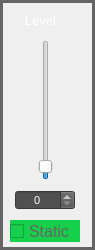
  <widget class="CustomFrame" name="frame_MixerChannelLevel_1">
   <property name="geometry">
    <rect>
     <x>10</x>
     <y>580</y>
     <width>95</width>
     <height>250</height>
    </rect>
   </property>
   <property name="styleSheet">
    <string notr="true">color: rgb(100, 100, 100);</string>
   </property>
   <property name="frameShape">
    <enum>QFrame::Panel</enum>
   </property>
   <property name="frameShadow">
    <enum>QFrame::Plain</enum>
   </property>
   <property name="lineWidth">
    <number>3</number>
   </property>
   <property name="midLineWidth">
    <number>1</number>
   </property>
   <widget class="QCheckBox" name="checkBox_MixerChanStaticLevel_1">
    <property name="geometry">
     <rect>
      <x>10</x>
      <y>220</y>
      <width>70</width>
      <height>22</height>
     </rect>
    </property>
    <property name="font">
     <font>
      <pointsize>12</pointsize>
     </font>
    </property>
    <property name="focusPolicy">
     <enum>Qt::NoFocus</enum>
    </property>
    <property name="styleSheet">
     <string notr="true">background-color: rgb(22, 207, 75);</string>
    </property>
    <property name="text">
     <string>Static</string>
    </property>
   </widget>
   <widget class="CustomVerticalSlider" name="verticalSlider_MixerChLevel_1">
    <property name="geometry">
     <rect>
      <x>35</x>
      <y>40</y>
      <width>22</width>
      <height>140</height>
     </rect>
    </property>
    <property name="maximum">
     <number>100</number>
    </property>
    <property name="value">
     <number>5</number>
    </property>
    <property name="orientation">
     <enum>Qt::Vertical</enum>
    </property>
    <property name="tickPosition">
     <enum>QSlider::NoTicks</enum>
    </property>
    <property name="tickInterval">
     <number>10</number>
    </property>
   </widget>
   <widget class="QLabel" name="label_145">
    <property name="geometry">
     <rect>
      <x>20</x>
      <y>10</y>
      <width>41</width>
      <height>21</height>
     </rect>
    </property>
    <property name="font">
     <font>
      <pointsize>10</pointsize>
     </font>
    </property>
    <property name="styleSheet">
     <string notr="true">color: rgb(255, 255, 255);</string>
    </property>
    <property name="text">
     <string>Level</string>
    </property>
    <property name="alignment">
     <set>Qt::AlignCenter</set>
    </property>
   </widget>
   <widget class="QSpinBox" name="spinBox_MixerChLevel_1">
    <property name="geometry">
     <rect>
      <x>15</x>
      <y>190</y>
      <width>60</width>
      <height>20</height>
     </rect>
    </property>
    <property name="font">
     <font>
      <pointsize>8</pointsize>
     </font>
    </property>
    <property name="focusPolicy">
     <enum>Qt::NoFocus</enum>
    </property>
    <property name="styleSheet">
     <string notr="true">background-color: rgb(80,80,80);
color: rgb(255, 255, 255);</string>
    </property>
    <property name="alignment">
     <set>Qt::AlignCenter</set>
    </property>
    <property name="readOnly">
     <bool>false</bool>
    </property>
    <property name="accelerated">
     <bool>true</bool>
    </property>
    <property name="maximum">
     <number>100</number>
    </property>
    <property name="value">
     <number>0</number>
    </property>
   </widget>
  </widget>
